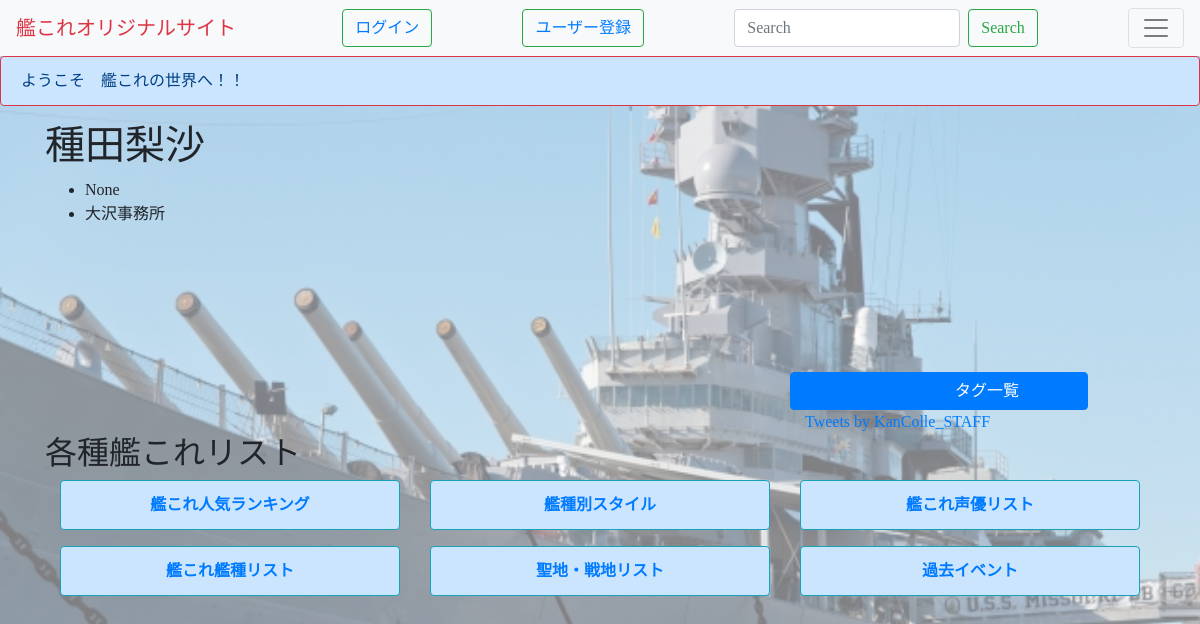
Page /seiyu/11/ on the committed database.
### polls/models.py (models this page shows, shortened)
class Seiyu(models.Model):
    name=models.CharField(max_length=200)
    seiyu_url=models.URLField(null=True,blank=True)
    seiyu_syozoku=models.CharField(max_length=200)

### polls/views.py (the view)
# urls.py: path('seiyu/<int:seiyu_id>/', views.seiyu_syousai, name='seiyu_syousai'),
def seiyu_syousai(request, seiyu_id):
    seiyu = get_object_or_404(Seiyu, pk=seiyu_id)
    tag = Tag.objects.all()
    return render(request, 'polls/seiyu.syousai.html', {'seiyu': seiyu,'tag':tag})

### polls/templates/polls/seiyu.syousai.html
{% extends 'polls/base.html' %}
{% block content %}
<h1>{{ seiyu.name }}</h1>
<ul>
    <li>{{ seiyu.seiyu_url }}</li>
    <li>{{ seiyu.seiyu_syozoku}}</li>
</ul>
{% endblock %}

### polls/static/polls/style.css (style rules this page uses)
body { background-image:url("images/9300b46ef0c34f2cccaa72ff57401008_s.jpg"); background-color: rgba(255,255,255,0.5); background-blend-mode:lighten; background-size: 100%; background-repeat: no-repeat; background-attachment: fixed; font-family:"Yu Gothic", "游ゴシック", YuGothic, "游ゴシック体"; }

### rows in the picture
Seiyu: name "種田梨沙", seiyu_url "None", seiyu_syozoku "大沢事務所"
